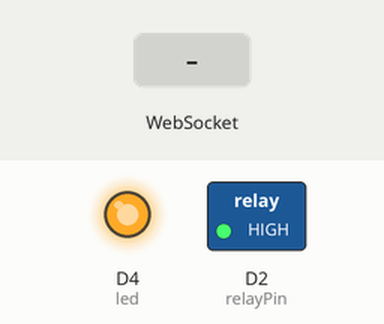
The sketch below on a simulated ESP8266 (NodeMCU). Shown: switched loads named in the sketch (green lamp = pin HIGH), output pins drawn as LEDs (lit = HIGH). Inputs (shaded band) come from the test bench. WiFi joins after 1.5 s; servers stay silent unless stated; what the sketch prints to the serial monitor is not drawn.

Above: at 1.6 s.
At 5.2 s:
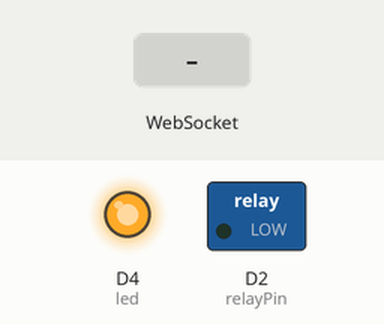
5.3 s: WebSocket text "enter 1" received
6.8 s: WebSocket text "1" received
Timing chart, 0 to 9.8 s (numbered marks = the images above; inputs shaded):
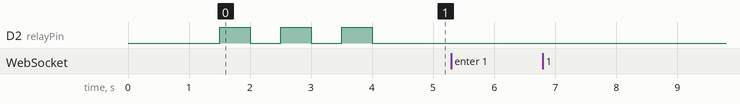

The sketch:

ESP8266_web_relay_with_websock.ino
```cpp
#include<ESP8266WiFi.h>
#include<ESP8266WebServer.h>
#include <NTPClient.h>
#include <WiFiUdp.h>
#include<WebSocketsServer.h>

#define relayPin D2 //GPIO16
#define led D4      //GPIO2
#define USE_SERIAL Serial

const char* ssid="ZYXEL_1F";
const char* password="C1470A9A";
int schedule[]={0,0,0,0,0,0,0,0,0,0,0,0,0,0,0,0,0,0,0,0,0,0,0,0};
WiFiUDP ntpUDP;
NTPClient timeClient(ntpUDP);

// Set web server port number to 80
ESP8266WebServer server(80);
WebSocketsServer webSocket=WebSocketsServer(81);

const String onForms = "<html>\
  <head>\
    <meta charset=\"utf-8\">\
    <title>ESP8266 Web Server Switch handling</title>\
  </head>\
  <body>\
    <form method=\"post\" enctype=\"text/plain\" action=\"/\">\
      <div style=\"position:absolute;left:50%;top:50%;margin-left:-150px;margin-top:-150px;\">\
        <h1>狀態:開</h1><br>\
        <input type=\"hidden\" name=\"sw\" value=\"0\">\
        <input type=\"submit\" value=\"關\" style=\"width:120px;height:40px;font-size:20px;\">\
      </div>\
    </form>\
  </body>\
</html>";

const String offForms = "<html>\
  <head>\
    <meta charset=\"utf-8\">\
    <title>ESP8266 Web Server Switch handling</title>\
  </head>\
  <body>\
    <form method=\"post\" enctype=\"text/plain\" action=\"/\">\
      <div style=\"position:absolute;left:50%;top:50%;margin-left:-150px;margin-top:-150px;\">\
        <h1>狀態:關</h1><br>\
        <input type=\"hidden\" name=\"sw\" value=\"1\">\
        <input type=\"submit\" value=\"開\" style=\"width:120px;height:40px;font-size:20px;\">\
      </div>\
    </form>\
  </body>\
</html>";

const String scheduleForm="\
<!DOCTYPE HTML PUBLIC \"-//W3C//DTD HTML 4.01 Transitional//EN\">\
<html>\
  <head>\
  <meta http-equiv=\"content-type\" content=\"text/html; charset=utf-8\">\
  <title></title>\
  </head>\
  <body>\
    <form>\
     0<input type=\"checkbox\" onclick=\"mySend()\"/><br>\
     1<input type=\"checkbox\" onclick=\"mySend()\"/><br>\
     2<input type=\"checkbox\" onclick=\"mySend()\"/><br>\
     3<input type=\"checkbox\" onclick=\"mySend()\"/><br>\
     4<input type=\"checkbox\" onclick=\"mySend()\"/><br>\
     5<input type=\"checkbox\" onclick=\"mySend()\"/><br>\
     6<input type=\"checkbox\" onclick=\"mySend()\"/><br>\
     7<input type=\"checkbox\" onclick=\"mySend()\"/><br>\
     8<input type=\"checkbox\" onclick=\"mySend()\"/><br>\
     9<input type=\"checkbox\" onclick=\"mySend()\"/><br>\
     10<input type=\"checkbox\" onclick=\"mySend()\"/><br>\
     11<input type=\"checkbox\" onclick=\"mySend()\"/><br>\
     12<input type=\"checkbox\" onclick=\"mySend()\"/><br>\
     13<input type=\"checkbox\" onclick=\"mySend()\"/><br>\
     14<input type=\"checkbox\" onclick=\"mySend()\"/><br>\
     15<input type=\"checkbox\" onclick=\"mySend()\"/><br>\
     16<input type=\"checkbox\" onclick=\"mySend()\"/><br>\
     17<input type=\"checkbox\" onclick=\"mySend()\"/><br>\
     18<input type=\"checkbox\" onclick=\"mySend()\"/><br>\
     19<input type=\"checkbox\" onclick=\"mySend()\"/><br>\
     20<input type=\"checkbox\" onclick=\"mySend()\"/><br>\
     21<input type=\"checkbox\" onclick=\"mySend()\"/><br>\
     22<input type=\"checkbox\" onclick=\"mySend()\"/><br>\
     23<input type=\"checkbox\" onclick=\"mySend()\"/><br>\
     </form>\
  </body>\
</html>\
<script>\
var connection = new WebSocket('ws://'+location.hostname+':81/', ['arduino']);\
function mySend()\
{\
  var schedule=\"\";\
  var checknumbers=document.getElementsByTagName('input');\
  for(var i=0;i<checknumbers.length;i++)\
  {\
    if(checknumbers[i].checked)\
    {\
      var v=1;\
    }\
    else\
    {\
      var v=0;\
    }\
    schedule+=v;\
  }\
  connection.send(schedule);\
}\
</script>\
";


void handleRoot()
{
  if(server.method()==HTTP_POST)
  {
    //server.args==> args count
    //server.argName()==>plain
    //server.arg()==> sw=1 in here
    char sw=(char)server.arg(0)[3];
    //Serial.print("sw:");
    //Serial.println(atoi(&sw));
    if(atoi(&sw)==1)
    {
      //Serial.println("enter 1");
      digitalWrite(relayPin,HIGH);
    }
    if(atoi(&sw)==0)
    {
      //Serial.println("enter 0");
      digitalWrite(relayPin,LOW);
    }
  }
  //Serial.print("relay:");
  //Serial.println(digitalRead(relayPin));
  if(digitalRead(relayPin)==1)
  {
    server.send(200, "text/html", onForms);
  }
  else
  {
    server.send(200, "text/html", offForms);
  }
}

void scheduled()
{
  server.send(200,"text/html",scheduleForm);

}

void webSocketEvent(uint8_t num, WStype_t type, uint8_t * payload, size_t length)
{
  if(type==WStype_TEXT)
  {
    USE_SERIAL.printf("[%u] get Text: %s\n%zu\n", num, payload,length);
    for(int i=0;i<length;i++)
    {
      char s=(char)payload[i];
      schedule[i]=atoi(&s);
      USE_SERIAL.printf("schedule[%d]:%d\n",i,schedule[i]);
    }
  }
}

void setup()
{
  pinMode(relayPin,OUTPUT);
  pinMode(led,OUTPUT);
  digitalWrite(led,HIGH);
  Serial.begin(115200);
  // Connect to Wi-Fi network with SSID and password
  Serial.print("Connecting to ");
  Serial.println(ssid);
  WiFi.begin(ssid, password);
  while (WiFi.status() != WL_CONNECTED) {
    delay(500);
    Serial.print(".");
  }
  // Print local IP address and start web server
  Serial.println("");
  Serial.println("WiFi connected.");
  Serial.println("IP address: ");
  Serial.println(WiFi.localIP());
  server.begin();
  server.on("/", handleRoot);
  server.on("/schedule", scheduled);
  Serial.println("HTTP server started");
  digitalWrite(relayPin,HIGH);
  delay(500);
  digitalWrite(relayPin,LOW);
  delay(500);
  digitalWrite(relayPin,HIGH);
  delay(500);
  digitalWrite(relayPin,LOW);
  delay(500);
  digitalWrite(relayPin,HIGH);
  delay(500);
  digitalWrite(relayPin,LOW);
  timeClient.begin();
  //timeClient.update();
  //Serial.println(timeClient.getFormattedTime());
  webSocket.begin();
  webSocket.onEvent(webSocketEvent);
}

void loop()
{
  webSocket.loop();
  server.handleClient();
}
```

Measured:
- after the input at 5.3 s, every drawn part: stays the same
- after the input at 6.8 s, every drawn part: stays the same
